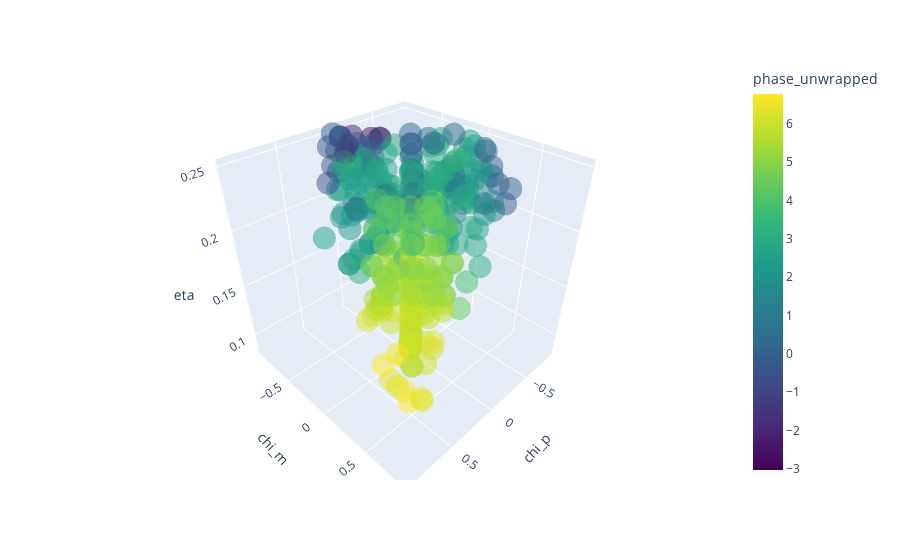

The notebook cell this image was saved under:
### Code cell
df_mode_3D_full_full['phase_pushed'] = phase_push(df_mode_3D_full_full['phi_med_adj'], -2.4)
if mode_string_pro in push_dict.keys():
    phase_temp_full_full = df_mode_3D_full_full['phi_med_adj']
    phase_temp = df_mode_3D['phi_med_adj']
    phase_temp_full = df_mode_3D_full['phi_med_adj']
    for tup in push_dict[mode_string_pro]:
        eta_cut, theta, thresh, up, reverse, push, SXS_minus, SXS_plus = tup
        df_mode_3D_full_full['phase_unwrapped'] = unwrap_crude(df_mode_3D_full_full, phase_temp_full_full, eta_cut, theta, thresh, up, reverse, push, SXS_minus, SXS_plus)
        df_mode_3D['phase_unwrapped'] = unwrap_crude(df_mode_3D, phase_temp, eta_cut, theta, thresh, up, reverse, push, SXS_minus, SXS_plus)
        df_mode_3D_full['phase_unwrapped'] = unwrap_crude(df_mode_3D_full, phase_temp_full, eta_cut, theta, thresh, up, reverse, push, SXS_minus, SXS_plus)
        phase_temp_full_full = df_mode_3D_full_full['phase_unwrapped']
        phase_temp = df_mode_3D['phase_unwrapped']
        phase_temp_full = df_mode_3D_full['phase_unwrapped']
else:
    df_mode_3D_full_full['phase_unwrapped'] = df_mode_3D_full_full['phi_med_adj']
    df_mode_3D['phase_unwrapped'] = df_mode_3D['phi_med_adj']
    df_mode_3D_full['phase_unwrapped'] = df_mode_3D_full['phi_med_adj']
import plotly.express as px
fig = px.scatter_3d(df_mode_3D_full_full, x='chi_p', y='chi_m', z='eta', color='phase_unwrapped', opacity=0.5, color_continuous_scale='viridis',
                    hover_name = 'SXS_num')
# fig = px.scatter_3d(df_mode_3D_full, x='chi_p', y='chi_m', z='eta', color='phase_pushed', opacity=0.5, color_continuous_scale='viridis')
fig.show()

### Figure 1 — Plotly figure (JSON) as saved in the notebook; plotly's stock layout.template omitted (floating-point values rounded to 4 significant figures; data arrays with more than 128 entries replaced by an {"elided": "..."} marker saying what was removed)
{"data": [{"hovertemplate": "<b>%{hovertext}</b><br><br>chi_p=%{x}<br>chi_m=%{y}<br>eta=%{z}<br>phase_unwrapped=%{marker.color}<extra></extra>", "hovertext": {"elided": "373 int values"}, "legendgroup": "", "marker": {"color": {"elided": "373 float values"}, "coloraxis": "coloraxis", "opacity": 0.5, "symbol": "circle"}, "mode": "markers", "name": "", "scene": "scene", "showlegend": false, "type": "scatter3d", "x": {"elided": "373 float values"}, "y": {"elided": "373 float values"}, "z": {"elided": "373 float values"}}], "layout": {"coloraxis": {"colorbar": {"title": {"text": "phase_unwrapped"}}, "colorscale": [[0, "#440154"], [0.1111, "#482878"], [0.2222, "#3e4989"], [0.3333, "#31688e"], [0.4444, "#26828e"], [0.5556, "#1f9e89"], [0.6667, "#35b779"], [0.7778, "#6ece58"], [0.8889, "#b5de2b"], [1, "#fde725"]]}, "legend": {"tracegroupgap": 0}, "margin": {"t": 60}, "scene": {"domain": {"x": [0, 1], "y": [0, 1]}, "xaxis": {"title": {"text": "chi_p"}}, "yaxis": {"title": {"text": "chi_m"}}, "zaxis": {"title": {"text": "eta"}}}}}
